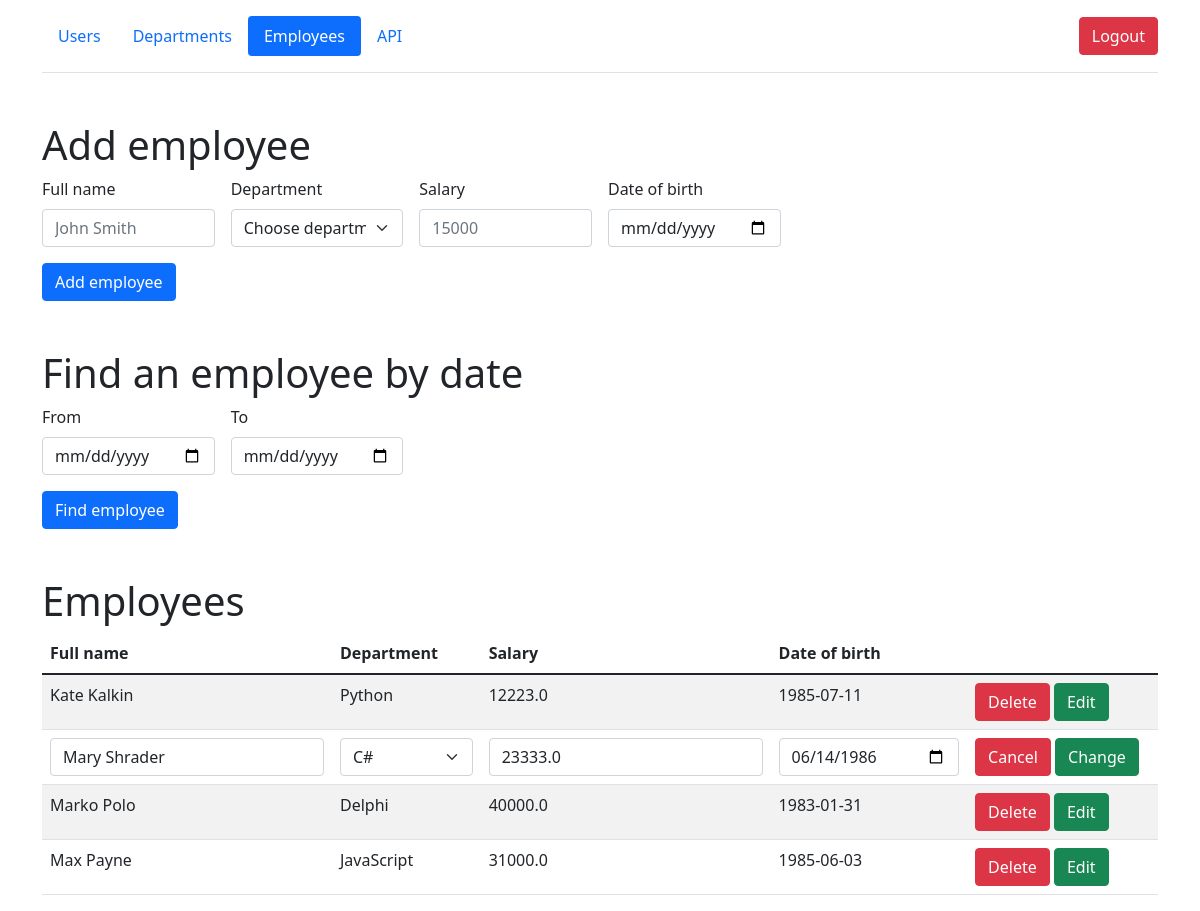
The app's page /employees/2/edit (signed in) with its own data.
### models/employees.py (models this page shows, shortened)
class Employees(db.Model):
    __table_args__ = {'extend_existing': True}
    id = db.Column(db.Integer, primary_key=True)
    department = db.Column(db.String(50), nullable=False)
    name = db.Column(db.String(50), nullable=False)
    birth_date = db.Column(db.Date, nullable=False)
    salary = db.Column(db.Float, nullable=False)

### views/views_employees.py (the view, shortened to what this page needs)
@api_employees.route('/employees/<int:id>/edit', methods=['GET', 'POST'])
@login_required
def edit_emp(id):
    if session.get('user') and session.get('user')[0] == ADMIN:
        departments = Departments.query.all()
        employees = Employees.query.all()
        if Employees.query.get(id):
            return render_template('employees.html', id=id, departments=departments, employees=employees)
        return redirect('/employees')

### views/views_employees.py (called while the page is built)
@api_employees.before_request
def check_session():
    if session.get('user'):
        users = User.query.filter_by(login=session.get('user')[0]).all()
        login_user(users[0])
        session.permanent = False
    else:
        return redirect('/')

### templates/employees.html (shortened to what this page needs)
{% extends 'base.html' %}
{% block body %}
<div class="container">
        <header class="d-flex flex-wrap align-items-center justify-content-center justify-content-md-between py-3 mb-4 border-bottom">
          <ul class="nav nav-pills">
              <li class="nav-item"><a href="/users" class="nav-link">Users</a></li>
            <li class="nav-item"><a href="/departments" class="nav-link">Departments</a></li>
            <li class="nav-item"><a href="/employees" class="nav-link active">Employees</a></li>
              <li class="nav-item"><a href="/api_list" class="nav-link">API</a></li>
          </ul>
            <div class="col-md-3 text-end">
                <a href="/logout">
                    <button type="button" class="btn btn-danger">Logout</button>
                </a>
              </div>
        </header>
      </div>
 <div class="container mt-5">
        <h1>Add employee</h1>
      <form method="post" class="row g-3 needs-validation" novalidate>
                <div class="col-md-2">
                  <label for="validationCustom01" class="form-label">Full name</label>
                  <input type="text"  name="name" class="form-control" id="validationCustom01" placeholder="John Smith" required>
                </div>
                <div class="col-md-2">
                  <label for="validationCustom04" class="form-label">Department</label>
                  <select name="department" class="form-select" id="validationCustom04" required>
                    <option selected disabled value="">Choose department</option>
                  </select>
                </div>
                <div class="col-md-2">
                  <label for="validationCustom05" class="form-label">Salary</label>
                  <input name="salary" type="text" class="form-control" id="validationCustom05" placeholder="15000" required>
                </div>
                  <div class="col-md-2">
                    <label for="validationCustom05" class="form-label">Date of birth</label>
                    <input name="birth_date" id="validationCustom06" type="date" class="form-control">
                  </div>
              <div class="col-12">
                <button class="btn btn-primary" type="submit">Add employee</button>
              </div>
      </form>
 </div>
<div class="container mt-5">
    <h1>Find an employee by date</h1>
     <form id="find_by_date" method="post" class="row g-3 needs-validation" novalidate>
        <div class="col-md-2">
                    <label for="validationCustom05" class="form-label">From</label>
                    <input name="From" id="validationCustom0" type="date" class="form-control">
        </div>
         <div class="col-md-2">
                    <label for="validationCustom05" class="form-label">To</label>
                    <input name="To" id="validationCustom1" type="date" class="form-control">
        </div>
         <div class="col-12">
                <button class="btn btn-primary" type="submit">Find employee</button>
              </div>
     </form>
</div>
<div class="container mt-5">
    <h1>Employees</h1>
        <table id="data" class="table table-striped">
            <thead>
              <tr>
                <th>Full name</th>
                  <th>Department</th>
                  <th>Salary</th>
                  <th>Date of birth</th>
                  <th></th>
              </tr>
            </thead>
            <tbody>
              {% for emp in employees %}
              {% if emp.id == id %}
                  <form method="post" class="row g-3 needs-validation" novalidate>
                            <tr>
                                  <td><input type="text"  name="new_name" class="form-control" id="validationCustom08" value="{{ emp.name }}" required></td>
                                  <td><select name="new_department" class="form-select" id="validationCustom09"  required>
                                    <option selected >{{ emp.department }}</option>
                                  </select></td>
                                    <td><input name="new_salary" type="text" class="form-control" id="validationCustom10" value="{{ emp.salary }}" required></td>
                                    <td><input name="new_birth_date" id="validationCustom11" type="date" class="form-control" value="{{ emp.birth_date }}"></td>
                                    <td>
                                 <a href="/employees" class="btn btn-danger">Cancel</a>
                                <button class="btn btn-success" type="submit">Change</button>
                                </td>
                         </tr>
                  </form>
              {% else %}
                <tr>
                  <td>{{ emp.name }}</td>
                  <td>{{ emp.department }}</td>
                    <td>{{ emp.salary }}</td>
                    <td>{{ emp.birth_date }}</td>
                    <td>
                 <a href="/employees/{{ emp.id }}/del" class="btn btn-danger">Delete</a>
                <a href="/employees/{{ emp.id }}/edit" class="btn btn-success">Edit</a>
              </td>
                </tr>
                {% endif %}
              {% endfor %}
            </tbody>
        </table>
</div>
{% endblock %}

### records on screen
Employees: name "Kate Kalkin", department "Python", salary "12223.0", birth_date "1985-07-11"
Employees: new_name "Mary Shrader", new_department "C#", new_salary "23333.0", new_birth_date "06/14/1986"
Employees: name "Marko Polo", department "Delphi", salary "40000.0", birth_date "1983-01-31"
Employees: name "Max Payne", department "JavaScript", salary "31000.0", birth_date "1985-06-03"
